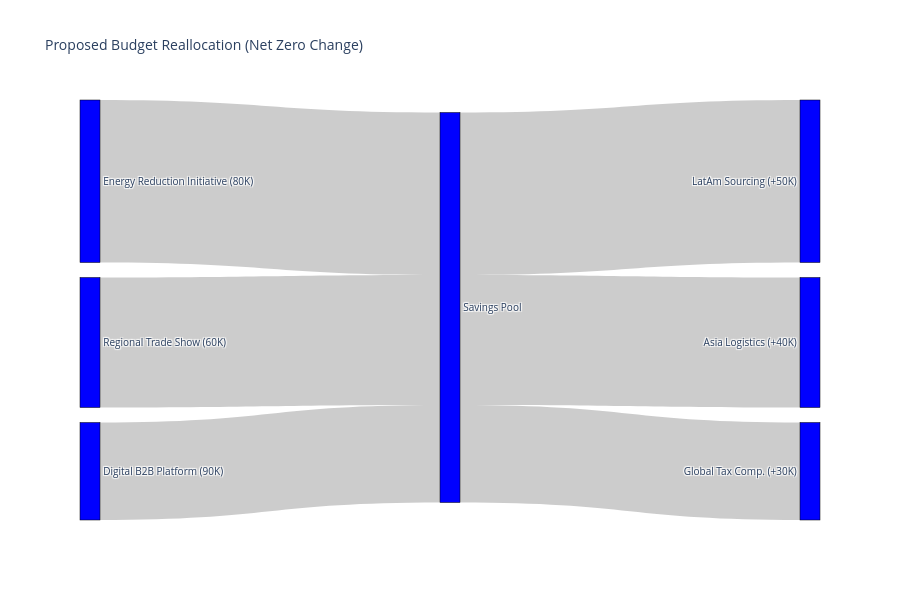

Source (notebook cell):
### Markdown cell above
And we also consider budget adjustments to put the expansion project as priority.

### Code cell
# Data for the Sankey flow (Source, Target, Value)
sankey_data = {
    'Source': [
        'Energy Reduction Initiative (80K)', 'Regional Trade Show (60K)', 'Digital B2B Platform (90K)',
        # Savings Pool flows to the new investments
        'Savings Pool', 'Savings Pool', 'Savings Pool'
    ],
    'Target': [
        'Savings Pool', 'Savings Pool', 'Savings Pool',
        'LatAm Sourcing (+50K)', 'Asia Logistics (+40K)', 'Global Tax Comp. (+30K)'
    ],
    'Value': [
        50000, 40000, 30000,  # Funds moved to the pool
        50000, 40000, 30000   # Funds moved from the pool
    ]
}
df_sankey = pd.DataFrame(sankey_data)

# --- Create the Sankey Diagram ---
# Generate a list of all unique nodes for the indices
all_nodes = list(pd.concat([df_sankey['Source'], df_sankey['Target']]).unique())
node_dict = {node: i for i, node in enumerate(all_nodes)}

# Map the source and target strings to their integer indices
df_sankey['Source_Index'] = df_sankey['Source'].map(node_dict)
df_sankey['Target_Index'] = df_sankey['Target'].map(node_dict)

# Create the Sankey plot
fig = go.Figure(data=[go.Sankey(
    node=dict(
        pad=15,
        thickness=20,
        line=dict(color="black", width=0.5),
        label=all_nodes,
        color='blue'
    ),
    link=dict(
        source=df_sankey['Source_Index'],
        target=df_sankey['Target_Index'],
        value=df_sankey['Value'],
        label=df_sankey['Source'] + ' -> ' + df_sankey['Target'], # Add a label to the flow for clarity
        hovertemplate='Flow from %{source.label}<br>to %{target.label}<br>Value: $%{value:,.0f}<extra></extra>'
    )
)])

fig.update_layout(
    title_text="Proposed Budget Reallocation (Net Zero Change)", 
    font_size=10,
    height=600
)

fig.show()

### Figure 1 — Plotly figure (JSON) as saved in the notebook; plotly's stock layout.template omitted (floating-point values rounded to 4 significant figures)
{"data": [{"link": {"hovertemplate": "Flow from %{source.label}<br>to %{target.label}<br>Value: $%{value:,.0f}<extra></extra>", "label": ["Energy Reduction Initiative (80K) -> Savings Pool", "Regional Trade Show (60K) -> Savings Pool", "Digital B2B Platform (90K) -> Savings Pool", "Savings Pool -> LatAm Sourcing (+50K)", "Savings Pool -> Asia Logistics (+40K)", "Savings Pool -> Global Tax Comp. (+30K)"], "source": [0, 1, 2, 3, 3, 3], "target": [3, 3, 3, 4, 5, 6], "value": [50000, 40000, 30000, 50000, 40000, 30000]}, "node": {"color": "blue", "label": ["Energy Reduction Initiative (80K)", "Regional Trade Show (60K)", "Digital B2B Platform (90K)", "Savings Pool", "LatAm Sourcing (+50K)", "Asia Logistics (+40K)", "Global Tax Comp. (+30K)"], "line": {"color": "black", "width": 0.5}, "pad": 15, "thickness": 20}, "type": "sankey"}], "layout": {"font": {"size": 10}, "height": 600, "title": {"text": "Proposed Budget Reallocation (Net Zero Change)"}}}
